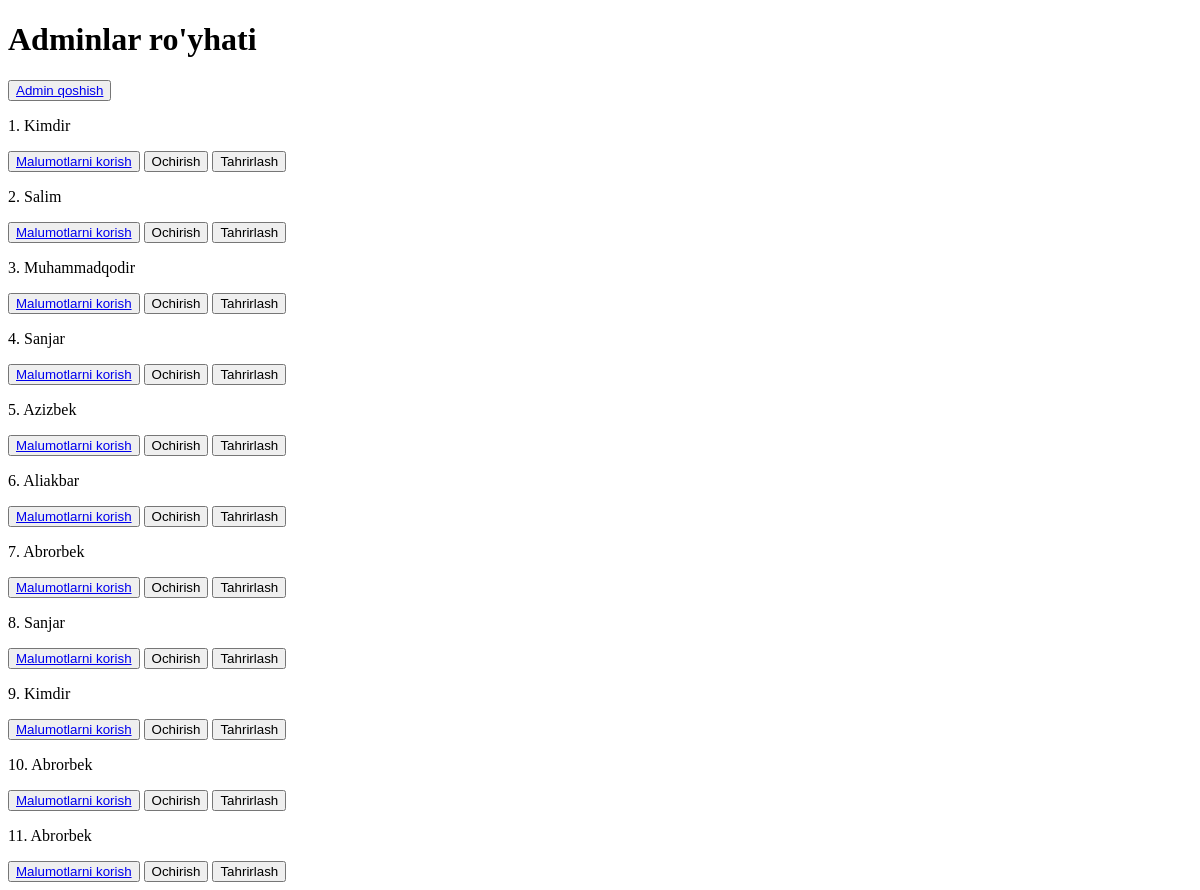
The app's page /adminlar/, older data.
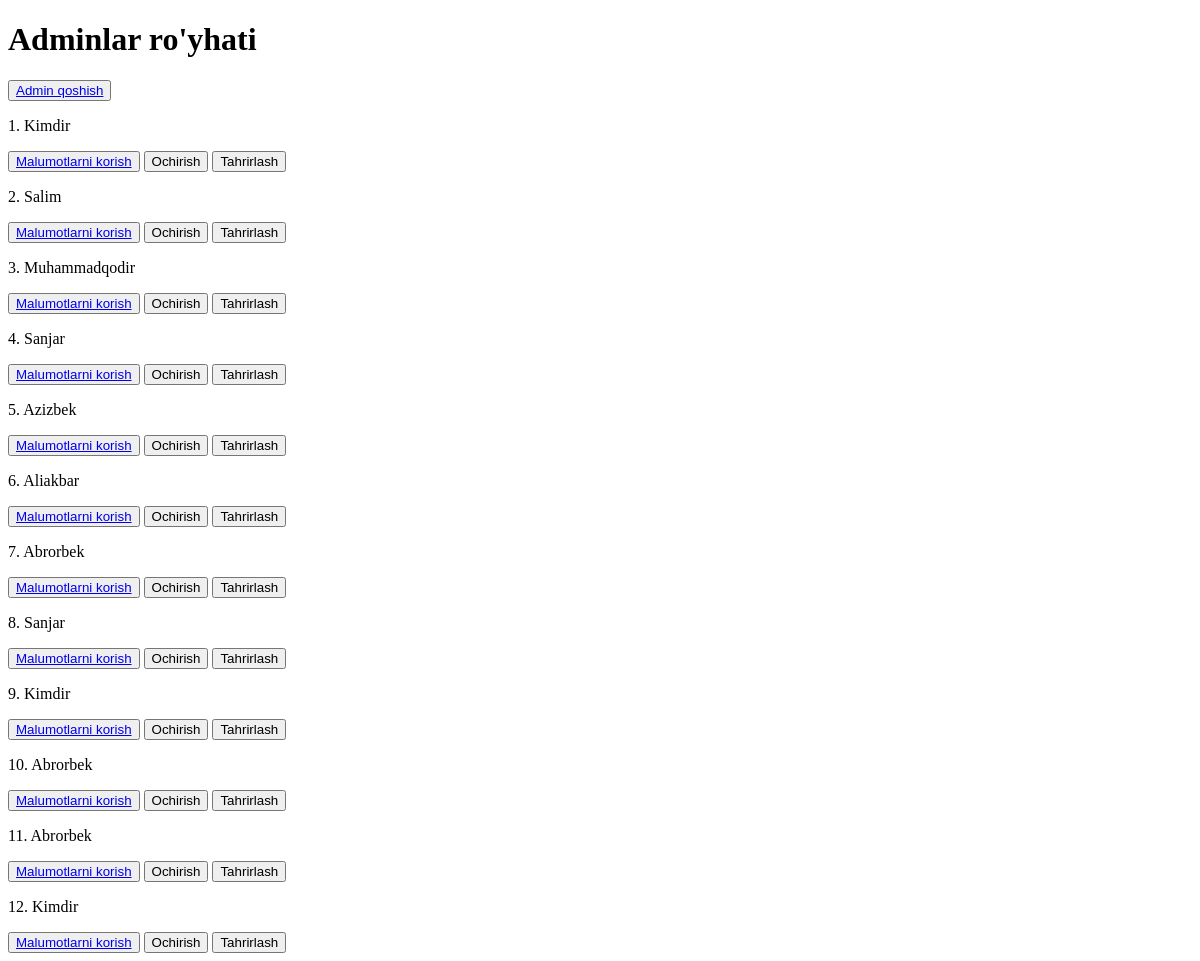
The same page, newer data.
### main/models.py (models this page shows, shortened)
class Admin(models.Model):
    ism = models.CharField(max_length=255)
    ish_vaqti = models.DateTimeField(auto_now_add=True)

### main/views.py (the view)
# urls.py: path('adminlar/', adminlar, name='adminlar'),
def adminlar(request):
    adminlar = Admin.objects.all()
    context = {
        'adminlar': adminlar
    }
    return render(request, 'adminlar.html', context)

### templates/adminlar.html (shortened to what this page needs)
<!DOCTYPE html>
<html lang="en">
<head>
</head>
<body>
<h1>Adminlar ro'yhati</h1>
<button><a href="/adminlar/create">Admin qoshish</a></button>
{% for admin in adminlar %}
<p>{{ forloop.counter }}. {{ admin.ism }} </p>
<button><a href="/adminlar/{{ admin.id }}">Malumotlarni korish</a></button>
<a href="/adminlar/{{ admin.id }}/confirm"><button>Ochirish</button></a>
<a href="/adminlar/{{ admin.id }}/edit"><button>Tahrirlash</button></a>
{% endfor %}
</body>
</html>

Row changes from the older to the newer data that the page shows:
added Admin: ism "Kimdir"
